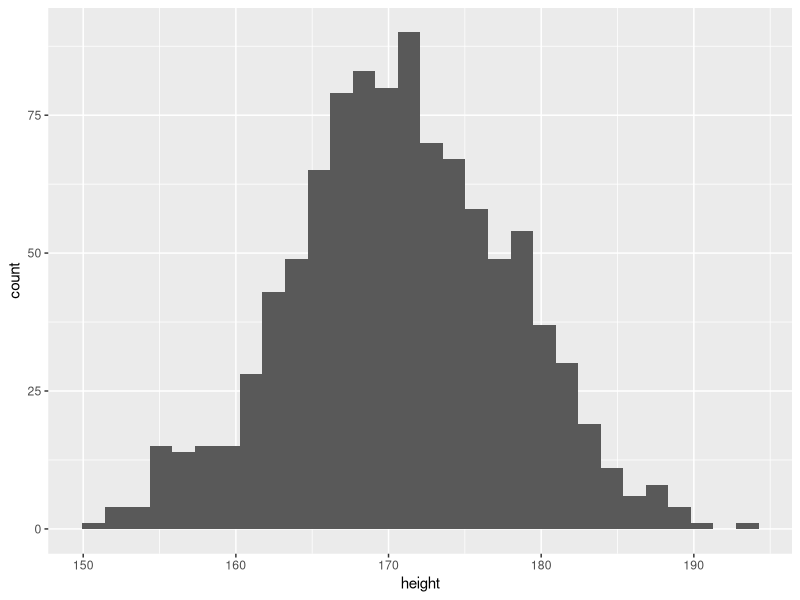
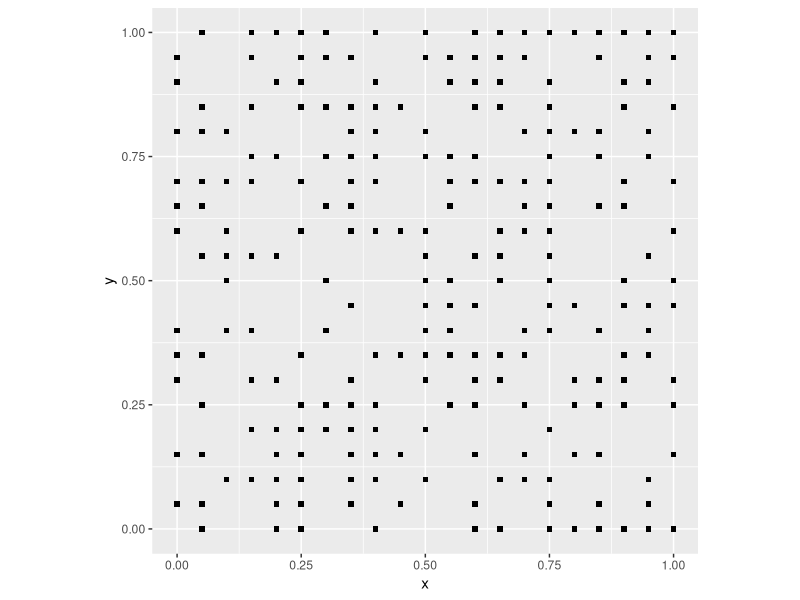
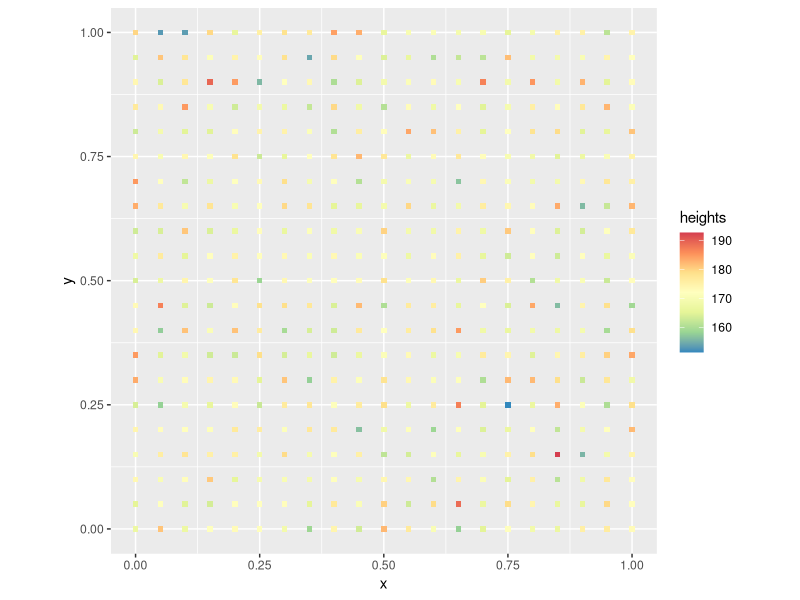
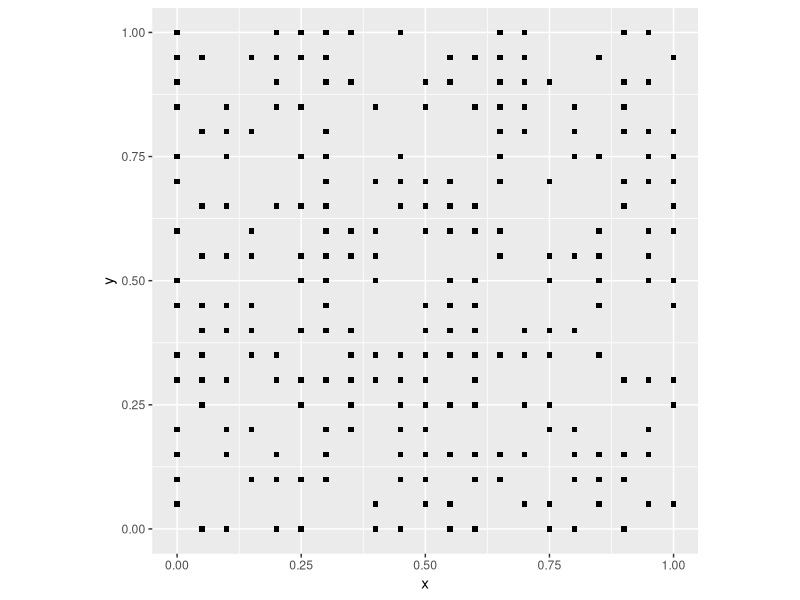
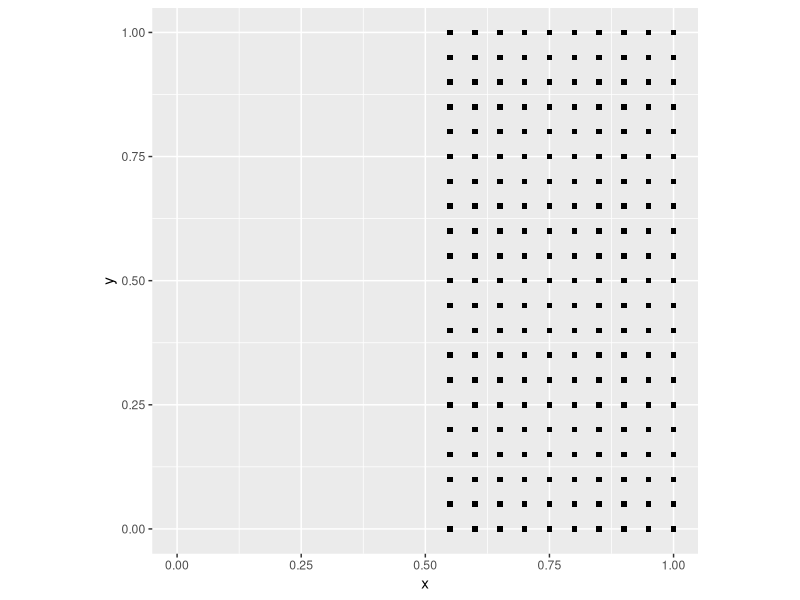
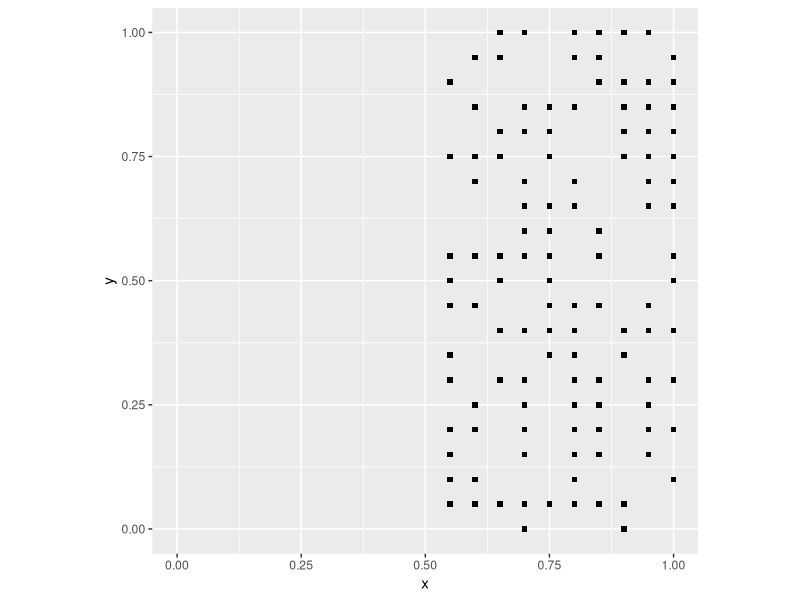
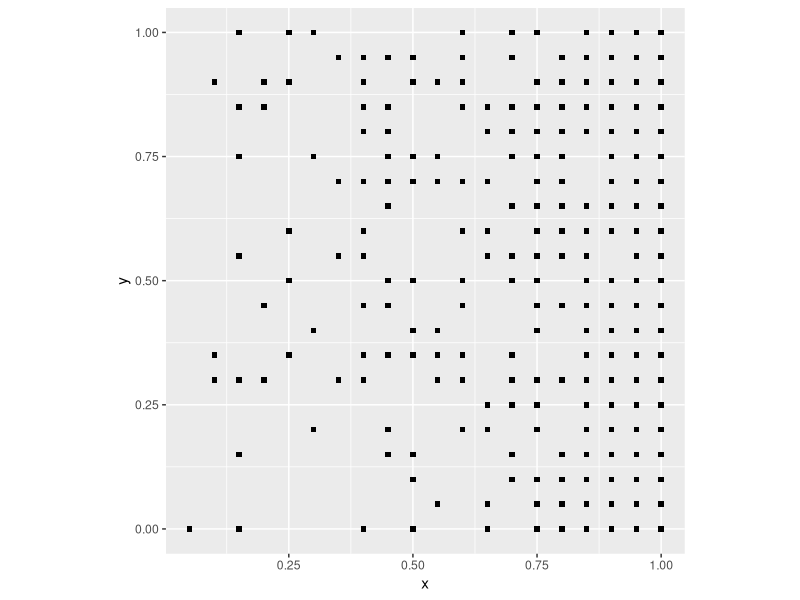
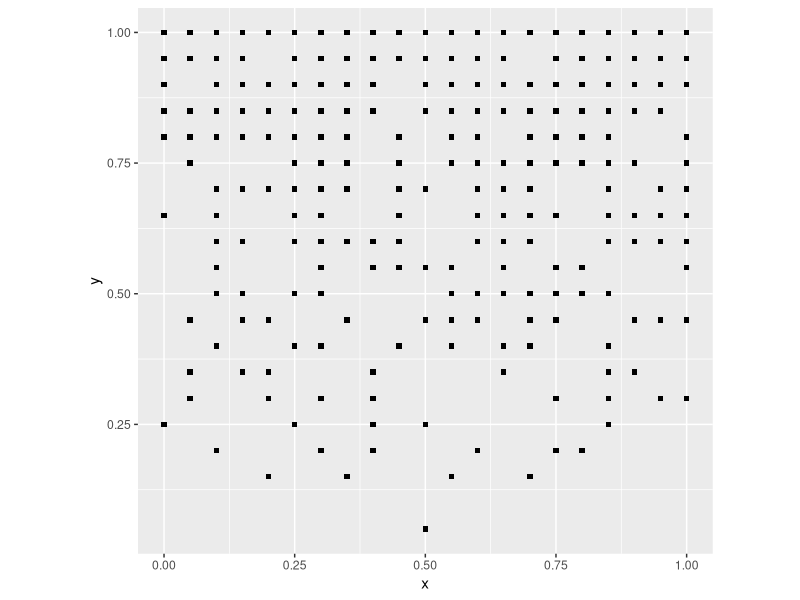

These charts were generated, in order, by the following R code:
## ---- chunk 1
rm(list = ls())
## ---- chunk 2
library(tidyverse)
## ---- chunk 3
#This function simulates the outcome of flipping a coin. Here, we are simulating the result for flipping heads, which has a probability of 0.5. 
rbinom(n = 1, size = 1, prob = 0.5)
## ---- chunk 4
n <- 1000 # Number of people tossing the coin one time.
coin_flips <- rbinom(n = n, size = 1, prob = 0.5)
sum(coin_flips)/n
## ---- chunk 5
#This function generates random numbers based on the given arguments. 
rnorm(1, mean = 0, sd = 1)
## ---- chunk 6
rnorm(1, mean = 170.7, sd = 7)
## ---- chunk 7
#Creating a data frame using the random numbers generated from n=1000 people. The results in the data frame are then plotted using ggplot. The end result is a distribution of heights of 1000 men. You are able to see which heights are most common out of the sample.
n <- 1000
height <- rnorm(n, mean = 170.7, sd = 7)
height <- data.frame(height)
ggplot(data = height, aes(x = height)) + geom_histogram()
## ---- chunk 8
#expand.grid created a landscape from all combinations of factor variables. Here, our landscape ranges from 0 to 1, increasing by 0.05
coords <- expand.grid(x = seq(from = 0, to = 1, by = 0.05),
                      y = seq(from = 0, to = 1, by = 0.05))
## ---- chunk 9
#nrow returns the number of rows that are present in a data frame. Here, it is returning the number of rows present in "coords" 
events <- rbinom(n = nrow(coords), size = 1, prob = 0.5)
## ---- chunk 10
null_pattern <- data.frame(coords, events)
## ---- chunk 11
ggplot() + 
  geom_point(data = subset(null_pattern, events == 1), aes(x = x, y = y), shape = 15) +
  coord_fixed()
## ---- chunk 12
#heights will be random numbers genreated based on the average height of men, 7 standard deviations, and the null landscape "coords" created previously.
heights <- rnorm(n = nrow(coords), mean = 170.7, sd = 7)
## ---- chunk 13
null_trend <- data.frame(coords, heights)
## ---- chunk 14
#Our plot is created based on the dataframe of coords and heights by means of X and Y. The colour scale is dependent upon heights, as higher measurements are more red, while shorter men are documented as a more blue shade. 
ggplot() + 
  geom_point(data = null_trend, aes(x = x, y = y, color = heights), shape = 15) +
  scale_color_distiller(palette = "Spectral") +
  coord_fixed()
## ---- chunk 15
coords <- expand.grid(x = seq(from = 0, to = 1, by = 0.05), y = seq(from = 0, to = 1, by = 0.05))
## ---- chunk 16
events <- rbinom(n = nrow(coords), size = 1, prob = 0.5)
null_pattern <- data.frame(coords, events)
ggplot() + 
  geom_point(data = subset(null_pattern, events == 1), aes(x = x, y = y), shape = 15) +
  coord_fixed()
## ---- chunk 17
#Mutate function adds new variables while preserving esixting variables
#Subset function is a method of selecting variables

deterministic_point_pattern <- coords
deterministic_point_pattern <- mutate(deterministic_point_pattern, events = round(x))
ggplot() + 
  geom_point(data = subset(deterministic_point_pattern, events == 1), aes(x = x, y = y), shape = 15) +
  xlim(0, 1) +
  coord_fixed()
## ---- chunk 18
stochastic_point_pattern <- coords
stochastic_point_pattern <- 
  mutate(stochastic_point_pattern, 
         events = round(x) - round(x) * rbinom(n = nrow(coords), size = 1, prob = 0.5))
ggplot() + 
  geom_point(data = subset(stochastic_point_pattern, events == 1), aes(x = x, y = y), shape = 15) +
  xlim(0, 1) +
  coord_fixed()
## ---- chunk 19
#Here, we are establishing that pattern1 is "coords"
pattern1 <- coords
## ---- chunk 20
pattern1 <- mutate(pattern1, events = rbinom(n = nrow(pattern1), size = 1, prob = (x)))
## ---- chunk 21
ggplot() + 
  geom_point(data = subset(pattern1, events == 1), aes(x = x, y = y), shape = 15) +
  coord_fixed()
## ---- chunk 22
pattern1 <- mutate(pattern1, events = rbinom(n = nrow(pattern1), size = 1, prob = (y)))
ggplot() + 
  geom_point(data = subset(pattern1, events == 1), aes(x = x, y = y), shape = 15) +
  coord_fixed()
## ---- chunk 23
pattern1 <- mutate(pattern1, events = rbinom(n = nrow(pattern1), size = 1, prob = (x * y)))
ggplot() + 
  geom_point(data = subset(pattern1, events == 1), aes(x = x, y = y), shape = 15) +
  coord_fixed()
## ---- chunk 24
pattern1 <- coords
pattern1 <- mutate(pattern1, 
                   distance = sqrt((0.5 - x)^2 + (0.5 - y)^2), 
                   events = rbinom(n = nrow(pattern1), size = 1, prob = 1 - exp(-0.5 * distance)))
## ---- chunk 25
ggplot() + 
  geom_point(data = subset(pattern1, events == 1), aes(x = x, y = y), shape = 15) +
  coord_fixed()
## ---- chunk 26
trend1 <- coords
## ---- chunk 27
trend1 <- mutate(trend1, heights = 160 + 20 * y  + rnorm(n = nrow(pattern1), mean = 0, sd = 7))
## ---- chunk 28
ggplot() + 
  geom_point(data = trend1, aes(x = x, y = y, color = heights), shape = 15) +
  scale_color_distiller(palette = "Spectral") +
  coord_fixed()
